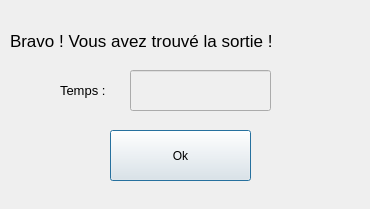
<?xml version="1.0" encoding="UTF-8"?>
<ui version="4.0">
 <class>Dialog</class>
 <widget class="QDialog" name="Dialog">
  <property name="geometry">
   <rect>
    <x>0</x>
    <y>0</y>
    <width>370</width>
    <height>209</height>
   </rect>
  </property>
  <property name="windowTitle">
   <string>Dialog</string>
  </property>
  <widget class="QLineEdit" name="timeLine">
   <property name="enabled">
    <bool>false</bool>
   </property>
   <property name="geometry">
    <rect>
     <x>130</x>
     <y>70</y>
     <width>141</width>
     <height>41</height>
    </rect>
   </property>
   <property name="font">
    <font>
     <pointsize>10</pointsize>
    </font>
   </property>
   <property name="alignment">
    <set>Qt::AlignCenter</set>
   </property>
  </widget>
  <widget class="QLabel" name="label_2">
   <property name="geometry">
    <rect>
     <x>60</x>
     <y>60</y>
     <width>81</width>
     <height>61</height>
    </rect>
   </property>
   <property name="font">
    <font>
     <pointsize>10</pointsize>
    </font>
   </property>
   <property name="text">
    <string>Temps :</string>
   </property>
  </widget>
  <widget class="QLabel" name="label">
   <property name="geometry">
    <rect>
     <x>10</x>
     <y>10</y>
     <width>341</width>
     <height>61</height>
    </rect>
   </property>
   <property name="font">
    <font>
     <pointsize>13</pointsize>
    </font>
   </property>
   <property name="text">
    <string>Bravo ! Vous avez trouvé la sortie !</string>
   </property>
  </widget>
  <widget class="QPushButton" name="quit">
   <property name="geometry">
    <rect>
     <x>110</x>
     <y>130</y>
     <width>141</width>
     <height>51</height>
    </rect>
   </property>
   <property name="text">
    <string>Ok</string>
   </property>
  </widget>
 </widget>
 <resources/>
 <connections/>
</ui>
